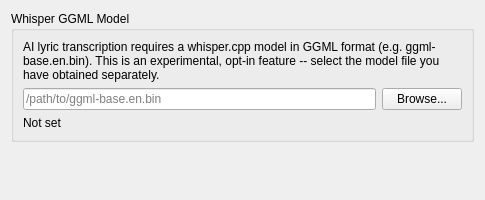
<?xml version="1.0" encoding="UTF-8"?>
<ui version="4.0">
 <class>DlgPrefAiLyricTranscriptionDlg</class>
 <widget class="QWidget" name="DlgPrefAiLyricTranscriptionDlg">
  <property name="geometry">
   <rect>
    <x>0</x>
    <y>0</y>
    <width>485</width>
    <height>200</height>
   </rect>
  </property>
  <property name="windowTitle">
   <string>AI Lyric Transcription Preferences</string>
  </property>
  <layout class="QVBoxLayout" name="verticalLayout">
   <item>
    <widget class="QGroupBox" name="groupBoxModel">
     <property name="title">
      <string>Whisper GGML Model</string>
     </property>
     <layout class="QVBoxLayout" name="verticalLayoutModel">
      <item>
       <widget class="QLabel" name="labelModelDescription">
        <property name="text">
         <string>AI lyric transcription requires a whisper.cpp model in GGML format (e.g. ggml-base.en.bin). This is an experimental, opt-in feature -- select the model file you have obtained separately.</string>
        </property>
        <property name="wordWrap">
         <bool>true</bool>
        </property>
       </widget>
      </item>
      <item>
       <layout class="QHBoxLayout" name="horizontalLayoutModelPath">
        <item>
         <widget class="QLineEdit" name="LineEditModelPath">
          <property name="placeholderText">
           <string>/path/to/ggml-base.en.bin</string>
          </property>
         </widget>
        </item>
        <item>
         <widget class="QPushButton" name="PushButtonBrowseModel">
          <property name="text">
           <string>Browse...</string>
          </property>
         </widget>
        </item>
       </layout>
      </item>
      <item>
       <widget class="QLabel" name="LabelModelStatus">
        <property name="text">
         <string>Not set</string>
        </property>
       </widget>
      </item>
     </layout>
    </widget>
   </item>
   <item>
    <spacer name="verticalSpacer">
     <property name="orientation">
      <enum>Qt::Vertical</enum>
     </property>
     <property name="sizeHint" stdset="0">
      <size>
       <width>20</width>
       <height>40</height>
      </size>
     </property>
    </spacer>
   </item>
  </layout>
 </widget>
 <resources/>
 <connections/>
</ui>
